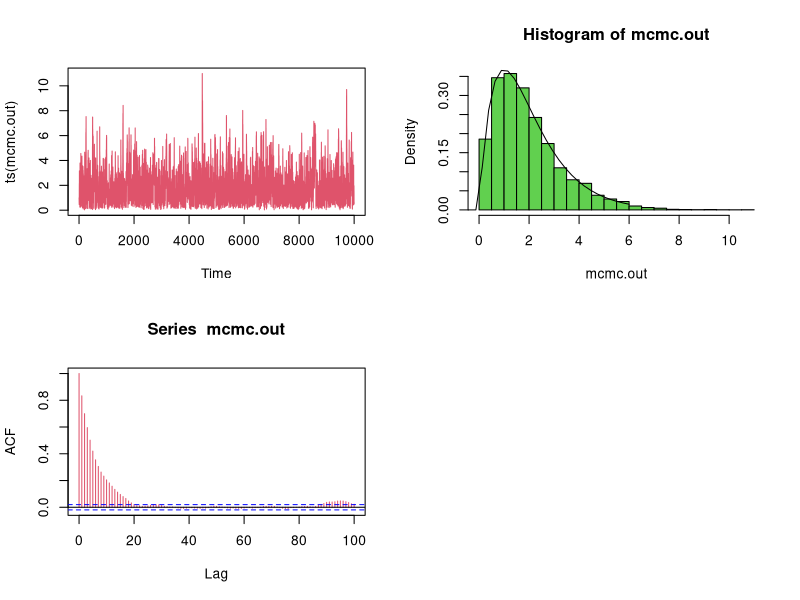

Write R code to recreate this figure.

graphics.off()  #close plots
rm(list = ls()) #clear global env
cat("\014") #clear console



#define our "unkown" function
unkownfun1 = function(x){
  dgamma(x,2,1)
  #dnorm(x,mean = 3, sd = 2)
}


# the MCMC function. The arguments being passed to it are:
# n the number of iterations, defualt = 1000.
# the min/max of the uniform distribution from which proposed steps are drawn, default = 0.5
# the initial guess, defualt = 0
# a call to the unkown function that we're trying to recreate
# a call to the proposal distribution (the distribution from which proposals are drawn)

 propdist1 <- function(x, mu = 0 , eps = 1){
   #CDF = pnorm(x) #draw from some dist
   CDF = pt(x, 5) #draw from some dist
#   #dense = dexp(x)  #draw from some dist
#   dense = runif(1, -eps, eps) #draw from some dist
   return(CDF)
 }

randraw1 <- function(x){
  #innov = rnorm(1)#
  innov = rt(1,5)#
  can = x + innov # candidate value to evaluate function at
  return(can)
}

metrop1 <- function(n = 1000, eps = 1, x0 = 0, unknfun, propdist) 
{
  
  x <- x0 # initial guess
  oldlik = unknfun(x) # first function evaluation
  
  vec = vector("numeric", n) # preallocate memory for unkown parameter values
  vec[1] = x # put in the initial guess
  
  liklihood <- vector("numeric",n)
  liklihood[1] = oldlik
  
  for (i in 2:n){
    repeat {
      #xs=x+rnorm(1)
      can = randraw1(x)
      if (can>0)
        break
    }
    
    #calculate proposal correction factor
    c = propdist(x)/propdist(can)
    # c = propdist(x, can, eps)/propdist(can, x, eps)
    #print(can)
    lik = unknfun(can) # value of unkown function at candidate location
    a = lik/oldlik*c # ratio of the function values
    #print(a)
    u = runif(1) # random number on [0 1]
    if (u < a){ # test if liklihood ratio is larger than random number. 
      # If candidate location is better than old location
      # the proposal will always be accepted. If worse 
      # will be accepted sometimes.
      x = can
      oldlik = lik
      #points(x,lik) #draw points on likelihood function. Will slow down code. comment out if you don't want it. 
    }
    vec[i] = x #save values
    liklihood[i] = lik #save liklihood
  }
  return(vec)
  
}


#plotting function
plot_mcmc<-function(mcmc.out)
{
  op=par(mfrow=c(2,2))
  #since we actually know it we can plot it in advance and see how well MCMC recreates it
  
  plot(ts(mcmc.out),col=2)
  hist(mcmc.out,30,col=3,freq = F)
  x = seq(-6,6,length=12*4)
  f = unkownfun1(x)
  lines(x,f,type = "l")
  
  # qqnorm(mcmc.out,col=4)
  # abline(0,1,col=2)
  acf(mcmc.out,col=2,lag.max=100)
  par(op)
}

mcmc_out <- metrop1(n = 10000, x0 = 1, eps= 1, unknfun = unkownfun1, propdist = propdist1)
plot_mcmc(mcmc_out)
